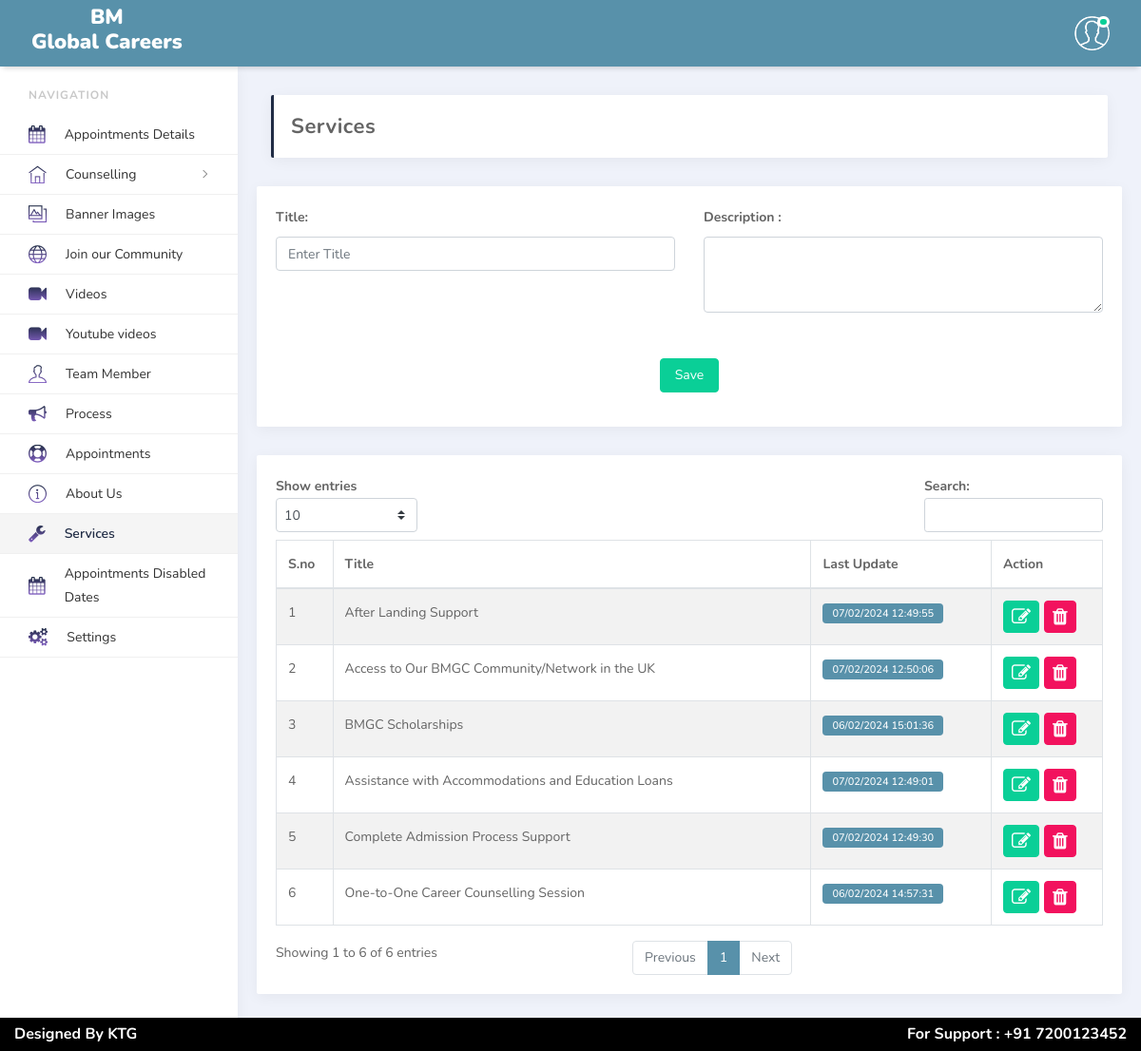
The app's page /source/ktgadmin/services.php (signed in) with its own data.
### tables this page shows
CREATE TABLE `tbl_service` (
  `service_id` int NOT NULL,
  `title` text,
  `imgname` text,
  `order_no` text,
  `description` longtext,
  `created_by` varchar(11) DEFAULT NULL,
  `create_date` datetime DEFAULT NULL,
  `updated_by` varchar(11) DEFAULT NULL,
  `update_date` datetime DEFAULT NULL,
  `delete_status` varchar(3) DEFAULT 'NDL',
  `deleted_by` varchar(11) DEFAULT NULL,
  `deleted_date` datetime DEFAULT NULL
);

### source/ktgadmin/services.php (the view, shortened to what this page needs)
<!doctype html>
<html lang="en">
<head>
    <link rel="stylesheet" href="vendors/bundle.css" type="text/css">
    <link rel="stylesheet" href="vendors/datepicker/daterangepicker.css">
    <link rel="stylesheet" href="vendors/dataTable/responsive.bootstrap.min.css" type="text/css">
    <link rel="stylesheet" href="vendors/vmap/jqvmap.min.css">
    <link rel="stylesheet" href="css/app.min.css" type="text/css">
    <link rel="stylesheet" href="css/custom.css" type="text/css">
    <link rel="stylesheet" href="css/themify-icons.css" type="text/css">
	<link rel="stylesheet" href="https://cdnjs.cloudflare.com/ajax/libs/font-awesome/4.7.0/css/font-awesome.min.css">
</head>
<body>
<?php
include('sessionservices.php');
?>
<?php echo $header;?>
<main class="main-content">
    <div class="container-fluid">
        <div class="page-header d-md-flex justify-content-between align-items-center">
            <h4>Services</h4>
        </div>
    </div>
	<div class="row">
        <div class="col-md-12">
			<div class="card">
                <div class="card-body">
					<form id="mainform" method="POST" action="" enctype="multipart/form-data">
						<div class="row">
							<div class="col-md-6">
								<div class="form-group">
									<label>Title:</label>
									<input type="text" class="form-control" id="title" name="title" placeholder="Enter Title ">
								</div>
							</div>
							<div class="col-md-6">
											<div class="form-group">
									<label>Description : </label>
									<textarea class="form-control" id="description" rows="3" name="description" ></textarea>
								</div>
							</div>
							<div class="col-md-12 text-center">
								<div class="form-group">
									<button type="button" name="submit" id="submit" class="btn btn-success">Save</button>
								</div>
							</div>
						</div>
                    </form>
				</div>
			</div>
			<div class="card">
                <div class="card-body">
                   <table id="detailsgrid" class="table table-striped table-bordered" width="100%" cellspacing="0">
                    <thead>
                    <tr>
                        <th>S.no</th>
                        <th>Title</th>
                        <th>Last&nbsp;Update</th>
                        <th>Action</th>
                    </tr>
                    </thead>
					<tbody>
					<?php
                              $sql = "SELECT *,date_format(create_date,'%d/%m/%Y %H:%i:%s') as create_date,date_format(update_date,'%d/%m/%Y %H:%i:%s') as update_date FROM tbl_service WHERE delete_status='NDL' order by service_id desc";
                              $exec_sql=mysqli_query($conn,$sql);
                              $i=1;
                              while($fetch_sql=mysqli_fetch_array($exec_sql)) {
                            ?>
						<tr>
							<td><?php echo $i; ?></td>
							<td><?php echo str_replace("^","'",$fetch_sql['title']); ?></td>
							<?php
								if($fetch_sql['update_date']!=''){
							?>
							<td><a href="javascript:void(0)" class="badge badge-primary" style="color:#fff"><?php echo $fetch_sql['update_date']; ?></a></td>
							<?php
								}
								else{
							?>
							<td><a href="javascript:void(0)" class="badge badge-primary" style="color:#fff"><?php echo $fetch_sql['create_date']; ?></a></td>
							<?php
								}
							?>
							<td><div class="btn-group" role="group" aria-label="Basic example">
									<a href="service_update.php?id=<?php echo $fetch_sql['service_id']; ?>" >
										<button type="button" class="btn btn-success" style="padding:3px 5px;margin-right:5px">
											<i class="fa fa-edit" style="color: #fff;padding: 3px;margin: 0;font-size: 20px;"></i>
										</button>
									</a>
									<a href="javascript:void(0)" class="deleteTriger" data-value="<?php echo $fetch_sql['service_id']; ?>">
										<button type="button" class="btn btn-danger" style="padding:3px 5px;">
											<i class="fa fa-trash" style="color: #fff;padding: 3px;margin: 0;font-size: 20px;"></i>
										</button>
									</a>
								</div>
							</td>
						</tr>
						<?php
					  $i++;
						}
						?>
					</tbody>
                </table>
                </div>
            </div>
		</div>
	</div>
</main>
</body>
</html>

### source/ktgadmin/css/custom.css (style rules this page uses)
label { font-weight:bold }

### source/ktgadmin/services.php (style rules this page uses)
@media (min-width:992px) { #submit { margin-top:32px; } }

### records on screen
tbl_service: title "After Landing Support", update_date "07/02/2024 12:49:55", $fetch_sql['service_id'] 6 (drawn)
tbl_service: title "Access to Our BMGC Community/Network in the UK", update_date "07/02/2024 12:50:06", $fetch_sql['service_id'] 5 (drawn)
tbl_service: title "BMGC Scholarships", update_date "06/02/2024 15:01:36", $fetch_sql['service_id'] 4 (drawn)
tbl_service: title "Assistance with Accommodations and Education Loans", update_date "07/02/2024 12:49:01", $fetch_sql['service_id'] 3 (drawn)
tbl_service: title "Complete Admission Process Support", update_date "07/02/2024 12:49:30", $fetch_sql['service_id'] 2 (drawn)
tbl_service: title "One-to-One Career Counselling Session", update_date "06/02/2024 14:57:31", $fetch_sql['service_id'] 1 (drawn)
